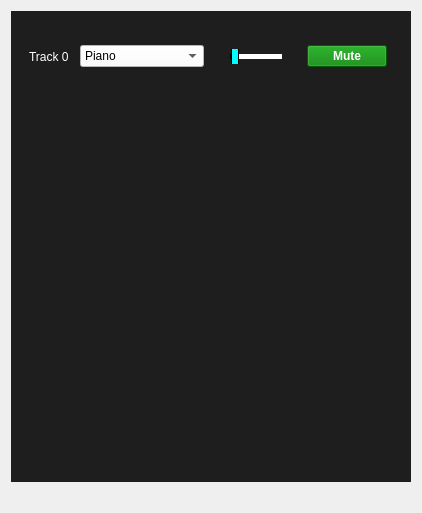
                 <widget class="QWidget" name="scrollAreaWidgetContents_3">
                  <property name="geometry">
                   <rect>
                    <x>0</x>
                    <y>0</y>
                    <width>422</width>
                    <height>513</height>
                   </rect>
                  </property>
                  <layout class="QVBoxLayout" name="verticalLayout_11">
                   <item>
                    <widget class="QWidget" name="Track_Widget" native="true">
                     <property name="maximumSize">
                      <size>
                       <width>400</width>
                       <height>16777215</height>
                      </size>
                     </property>
                     <property name="styleSheet">
                      <string notr="true">background:rgb(30,30,30);</string>
                     </property>
                     <layout class="QVBoxLayout" name="verticalLayout_8">
                      <item>
                       <layout class="QVBoxLayout" name="verticalLayout_9">
                        <item>
                         <widget class="QWidget" name="widget" native="true">
                          <property name="maximumSize">
                           <size>
                            <width>400</width>
                            <height>100</height>
                           </size>
                          </property>
                          <layout class="QVBoxLayout" name="verticalLayout_3">
                           <item>
                            <layout class="QHBoxLayout" name="track0">
                             <item>
                              <widget class="QLabel" name="label_track0">
                               <property name="styleSheet">
                                <string notr="true">color:white;</string>
                               </property>
                               <property name="text">
                                <string>Track 0</string>
                               </property>
                              </widget>
                             </item>
                             <item>
                              <spacer name="horizontalSpacer_27">
                               <property name="orientation">
                                <enum>Qt::Horizontal</enum>
                               </property>
                               <property name="sizeHint" stdset="0">
                                <size>
                                 <width>40</width>
                                 <height>20</height>
                                </size>
                               </property>
                              </spacer>
                             </item>
                             <item>
                              <widget class="QComboBox" name="comboBox_track0">
                               <property name="styleSheet">
                                <string notr="true">background:white;
color:black;</string>
                               </property>
                               <item>
                                <property name="text">
                                 <string>Piano</string>
                                </property>
                               </item>
                               <item>
                                <property name="text">
                                 <string>Flauta</string>
                                </property>
                               </item>
                               <item>
                                <property name="text">
                                 <string>Guitarra Electrica</string>
                                </property>
                               </item>
                               <item>
                                <property name="text">
                                 <string>Tambores</string>
                                </property>
                               </item>
                              </widget>
                             </item>
                             <item>
                              <spacer name="horizontalSpacer_28">
                               <property name="orientation">
                                <enum>Qt::Horizontal</enum>
                               </property>
                               <property name="sizeHint" stdset="0">
                                <size>
                                 <width>40</width>
                                 <height>20</height>
                                </size>
                               </property>
                              </spacer>
                             </item>
                             <item>
                              <layout class="QVBoxLayout" name="verticalLayout_10">
                               <item>
                                <spacer name="horizontalSpacer_13">
                                 <property name="orientation">
                                  <enum>Qt::Horizontal</enum>
                                 </property>
                                 <property name="sizeHint" stdset="0">
                                  <size>
                                   <width>40</width>
                                   <height>20</height>
                                  </size>
                                 </property>
                                </spacer>
                               </item>
                               <item>
                                <widget class="QSlider" name="horizontalSlider_track0">
                                 <property name="sizePolicy">
                                  <sizepolicy hsizetype="Fixed" vsizetype="Fixed">
                                   <horstretch>80</horstretch>
                                   <verstretch>22</verstretch>
                                  </sizepolicy>
                                 </property>
                                 <property name="maximumSize">
                                  <size>
                                   <width>80</width>
                                   <height>22</height>
                                  </size>
                                 </property>
                                 <property name="styleSheet">
                                  <string notr="true">QSlider::groove:horizontal{
	border: 1px solid black;
	height: 3px;
	width: 50px;
	background: cyan;
}

QSlider::handle:horizontal{
	background: cyan;
	border: 1px solid black;
	width: 6px;
	margin: -8px 0;
	boder-radius: 9px;
}

QSlider::add-page:horizontal{
	background-color: white;
}</string>
                                 </property>
                                 <property name="orientation">
                                  <enum>Qt::Horizontal</enum>
                                 </property>
                                </widget>
                               </item>
                               <item>
                                <spacer name="horizontalSpacer_21">
                                 <property name="orientation">
                                  <enum>Qt::Horizontal</enum>
                                 </property>
                                 <property name="sizeHint" stdset="0">
                                  <size>
                                   <width>40</width>
                                   <height>20</height>
                                  </size>
                                 </property>
                                </spacer>
                               </item>
                              </layout>
                             </item>
                             <item>
                              <spacer name="horizontalSpacer_29">
                               <property name="orientation">
                                <enum>Qt::Horizontal</enum>
                               </property>
                               <property name="sizeHint" stdset="0">
                                <size>
                                 <width>40</width>
                                 <height>20</height>
                                </size>
                               </property>
                              </spacer>
                             </item>
                             <item>
                              <widget class="QPushButton" name="pushButton_mute_track0">
                               <property name="font">
                                <font>
                                 <weight>75</weight>
                                 <bold>true</bold>
                                </font>
                               </property>
                               <property name="styleSheet">
                                <string notr="true">background:green;
color:white;</string>
                               </property>
                               <property name="text">
                                <string>Mute</string>
                               </property>
                              </widget>
                             </item>
                             <item>
                              <spacer name="horizontalSpacer_30">
                               <property name="orientation">
                                <enum>Qt::Horizontal</enum>
                               </property>
                               <property name="sizeHint" stdset="0">
                                <size>
                                 <width>40</width>
                                 <height>20</height>
                                </size>
                               </property>
                              </spacer>
                             </item>
                            </layout>
                           </item>
                          </layout>
                         </widget>
                        </item>
                        <item>
                         <spacer name="horizontalSpacer_31">
                          <property name="orientation">
                           <enum>Qt::Horizontal</enum>
                          </property>
                          <property name="sizeHint" stdset="0">
                           <size>
                            <width>40</width>
                            <height>20</height>
                           </size>
                          </property>
                         </spacer>
                        </item>
                        <item>
                         <spacer name="verticalSpacer_8">
                          <property name="orientation">
                           <enum>Qt::Vertical</enum>
                          </property>
                          <property name="sizeHint" stdset="0">
                           <size>
                            <width>20</width>
                            <height>40</height>
                           </size>
                          </property>
                         </spacer>
                        </item>
                       </layout>
                      </item>
                     </layout>
                    </widget>
                   </item>
                   <item>
                    <spacer name="horizontalSpacer_3">
                     <property name="orientation">
                      <enum>Qt::Horizontal</enum>
                     </property>
                     <property name="sizeHint" stdset="0">
                      <size>
                       <width>40</width>
                       <height>20</height>
                      </size>
                     </property>
                    </spacer>
                   </item>
                  </layout>
                 </widget>
